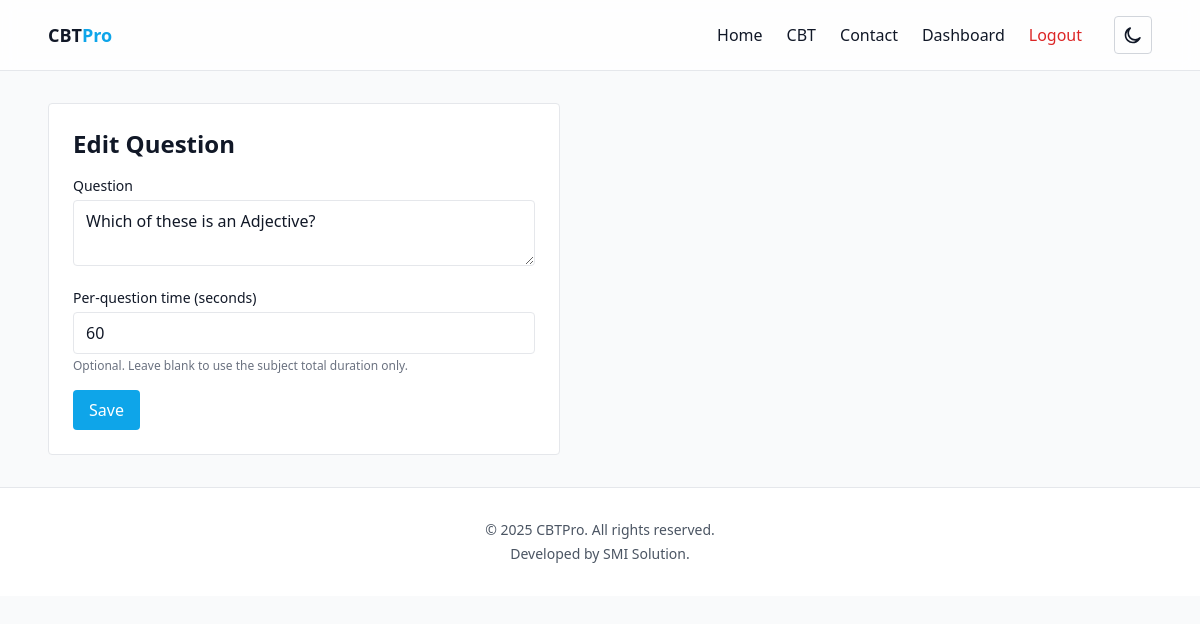
/teacher/questions/2/edit (signed in), run on the app's committed database.
### app/models.py (models this page shows)
class Question(db.Model):
    id = db.Column(db.Integer, primary_key=True)
    subject_id = db.Column(db.Integer, db.ForeignKey("subject.id"), nullable=False)
    text = db.Column(db.Text, nullable=False)
    time_limit_seconds = db.Column(db.Integer, nullable=True)  # Optional per-question time limit
    options = db.relationship("Option", backref="question", cascade="all,delete-orphan", lazy=True)

### app/teacher.py (the view)
@teacher_bp.route("/questions/<int:question_id>/edit", methods=["GET", "POST"])
@login_required
def edit_question(question_id):
    question = Question.query.get_or_404(question_id)
    subject = question.subject
    if subject.teacher_id != current_user.id:
        flash("Not authorized", "error")
        return redirect(url_for("teacher.index"))
    form = QuestionForm(obj=question)
    if form.validate_on_submit():
        question.text = form.text.data
        question.time_limit_seconds = form.time_limit_seconds.data
        db.session.commit()
        flash("Question updated", "success")
        return redirect(url_for("teacher.subject_detail", subject_id=subject.id))
    return render_template("teacher/question_form.html", form=form, subject=subject)

### app/forms.py
class QuestionForm(FlaskForm):
    text = TextAreaField("Question Text", validators=[DataRequired(), Length(min=3)])
    time_limit_seconds = IntegerField("Per-question time (seconds)", validators=[Optional(), NumberRange(min=10, max=900)])
    submit = SubmitField("Save Question")

### app/models.py (called while the page is built)
@login_manager.user_loader
def load_user(user_id):
    return User.query.get(int(user_id))

    def is_teacher(self) -> bool:
        return self.role == UserRole.TEACHER.value

### app/teacher.py (called while the page is built)
def teacher_required():
    return current_user.is_authenticated and current_user.is_teacher()

@teacher_bp.before_request
def guard_teacher():
    allowed = {"teacher.index"}
    if request.endpoint and request.endpoint.split(":")[-1] in allowed:
        return None
    if not teacher_required():
        flash("Teacher access required", "error")
        return redirect(url_for("main.dashboard"))

### app/templates/teacher/question_form.html (shortened to what this page needs)
{% extends 'base.html' %}
{% block content %}
<div class="max-w-lg bg-white p-6 rounded border">
	<h1 class="text-2xl font-semibold mb-4">{{ 'Edit' if form.text.data else 'Add' }} Question</h1>
	<form method="post">
		<div class="space-y-4">
			<div>
				<label class="block text-sm mb-1">Question</label>
				{{ form.text(class_='w-full border rounded px-3 py-2') }}
			</div>
			<div>
				<label class="block text-sm mb-1">Per-question time (seconds)</label>
				{{ form.time_limit_seconds(class_='w-full border rounded px-3 py-2') }}
				<p class="text-xs text-gray-500 mt-1">Optional. Leave blank to use the subject total duration only.</p>
			</div>
			<button class="bg-brand text-white px-4 py-2 rounded">Save</button>
		</div>
	</form>
</div>
{% endblock %}

### data on the page
Question: text "Edit", text "Which of these is an Adjective?", time_limit_seconds "60"

### other printed values
{{ 2025 }} "2025"
